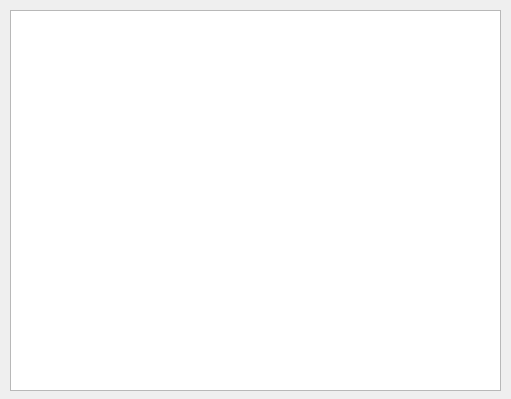
<?xml version="1.0" encoding="UTF-8"?>
<ui version="4.0">
 <class>Dialog</class>
 <widget class="QDialog" name="Dialog">
  <property name="geometry">
   <rect>
    <x>0</x>
    <y>0</y>
    <width>511</width>
    <height>399</height>
   </rect>
  </property>
  <property name="windowTitle">
   <string>Dialog</string>
  </property>
  <widget class="QTableWidget" name="tableWidget">
   <property name="geometry">
    <rect>
     <x>10</x>
     <y>10</y>
     <width>491</width>
     <height>381</height>
    </rect>
   </property>
  </widget>
 </widget>
 <resources/>
 <connections/>
</ui>
